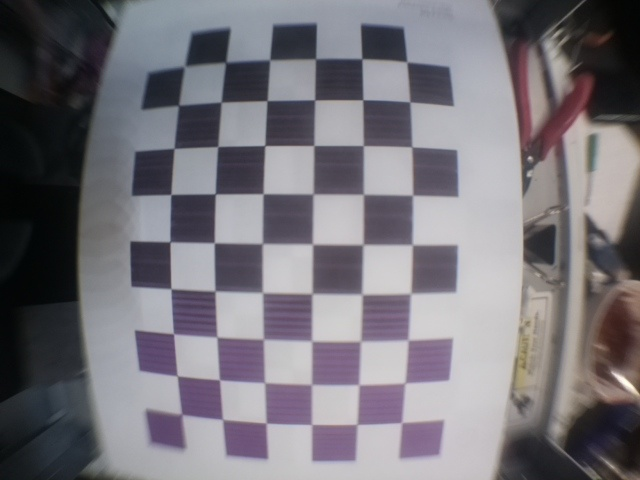
#> input picture calibration/1.jpg, 640 x 480 px; its folder holds 4 pictures in this run
$ python calib.py
#> lines starting #> are read from the running program, lines starting #| are printed output that depends on the picture
#! /usr/bin/python3

import cv2
import numpy as np
import os
import glob
CHECKERBOARD = (6,9)
subpix_criteria = (cv2.TERM_CRITERIA_EPS+cv2.TERM_CRITERIA_MAX_ITER, 30, 0.1)
calibration_flags = cv2.fisheye.CALIB_RECOMPUTE_EXTRINSIC+cv2.fisheye.CALIB_CHECK_COND+cv2.fisheye.CALIB_FIX_SKEW

objp = np.zeros((1, CHECKERBOARD[0]*CHECKERBOARD[1], 3), np.float32)
objp[0,:,:2] = np.mgrid[0:CHECKERBOARD[0],
0:CHECKERBOARD[1]].T.reshape(-1, 2)

_img_shape = None
objpoints = [] # 3d point in real world space
imgpoints = [] # 2d points in image plane.

images = glob.glob('*.jpg')
for fname in images:
    img = cv2.imread(fname)
#> img is the input picture: shape (480, 640, 3); mean B, G, R 122, 115.3, 118.5
    if _img_shape == None:
        _img_shape = img.shape[:2]
    else:
        assert _img_shape == img.shape[:2], "All images must share the same size."

    gray = cv2.cvtColor(img,cv2.COLOR_BGR2GRAY)
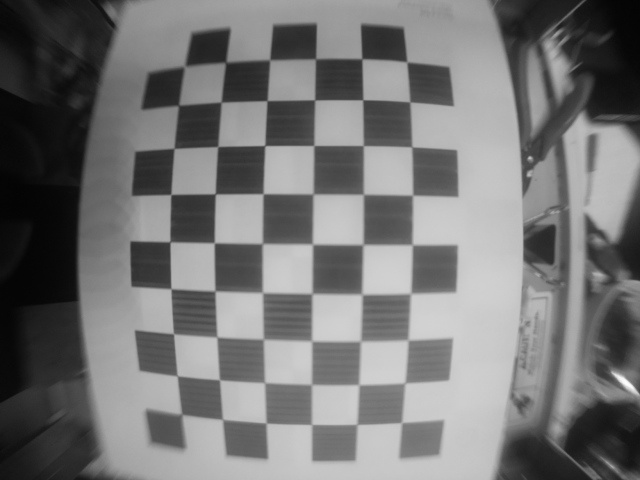
#> gray: shape (480, 640); min 2, max 253, mean 117
    # Find the chess board corners
    ret, corners = cv2.findChessboardCorners(gray, CHECKERBOARD, cv2.CALIB_CB_ADAPTIVE_THRESH+cv2.CALIB_CB_FAST_CHECK+cv2.CALIB_CB_NORMALIZE_IMAGE)
#> ret = True; corners = 54 rows, first 8: [401.4, 422.6], [356.7, 424.3], [311.8, 424.5], [266.2, 423], [222.7, 419.2], [182.4, 414.5], [404.9, 383], [359.3, 384.2]
    # If found, add object points, image points (after refining them)
    if ret == True:
        objpoints.append(objp)
        cv2.cornerSubPix(gray,corners,(3,3),(-1,-1),subpix_criteria)
        imgpoints.append(corners)
#> pass 2 of the loop `for fname in images:`:
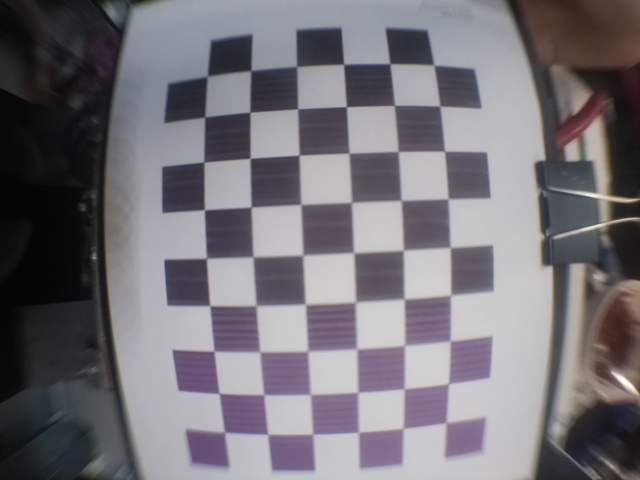
#> input picture calibration/2.jpg, 640 x 480 px
#> img is the input picture: shape (480, 640, 3); mean B, G, R 119.9, 113.9, 117.1
#> `gray = cv2.cvtColor(img,cv2.COLOR_BGR2GRAY)`:
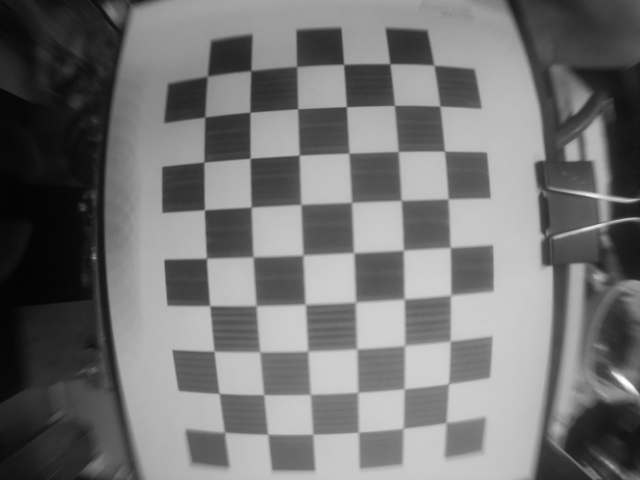
#> gray: shape (480, 640); min 3, max 254, mean 115.5
#> corners = 54 rows, first 8: [446.1, 422], [402.5, 427.8], [358.2, 432.2], [312.7, 434.2], [267.9, 434], [224.6, 431.7], [448.5, 383.7], [404, 389]
#> pass 3 of the loop `for fname in images:`:
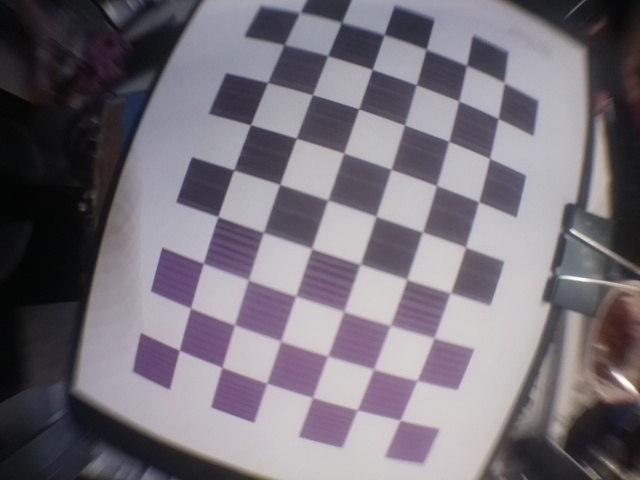
#> input picture calibration/3.jpg, 640 x 480 px
#> img is the input picture: shape (480, 640, 3); mean B, G, R 120.8, 112.3, 118.1
#> `gray = cv2.cvtColor(img,cv2.COLOR_BGR2GRAY)`:
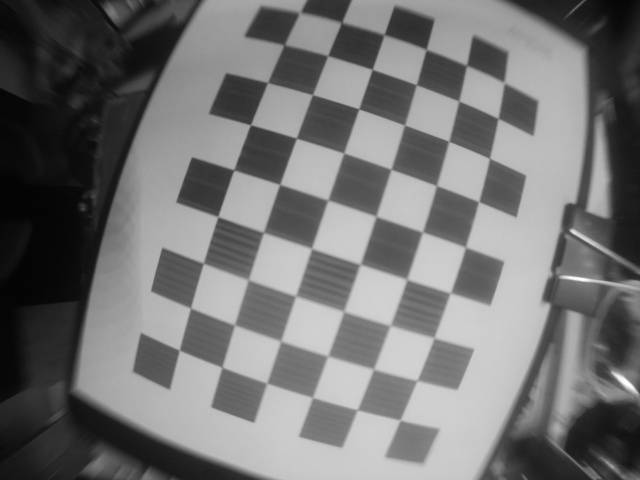
#> gray: shape (480, 640); min 3, max 254, mean 114.9
#> corners = 54 rows, first 8: [400.3, 419.9], [357.2, 409.6], [312.6, 397.4], [267.1, 383.5], [222.1, 367.1], [179.5, 350.3], [417, 380.5], [374.6, 368.9]
#> the loop made 4 passes; the first 3 are shown

N_OK = len(objpoints)
K = np.zeros((3, 3))
D = np.zeros((4, 1))
rvecs = [np.zeros((1, 1, 3), dtype=np.float64) for i in range(N_OK)]
#> rvecs = [[[0, 0, 0]], [[0, 0, 0]], [[0, 0, 0]]]
tvecs = [np.zeros((1, 1, 3), dtype=np.float64) for i in range(N_OK)]
#> tvecs = [[[0, 0, 0]], [[0, 0, 0]], [[0, 0, 0]]]
rms, _, _, _, _ = \
#> (the run stopped early here; a loop or call above may not have finished)
